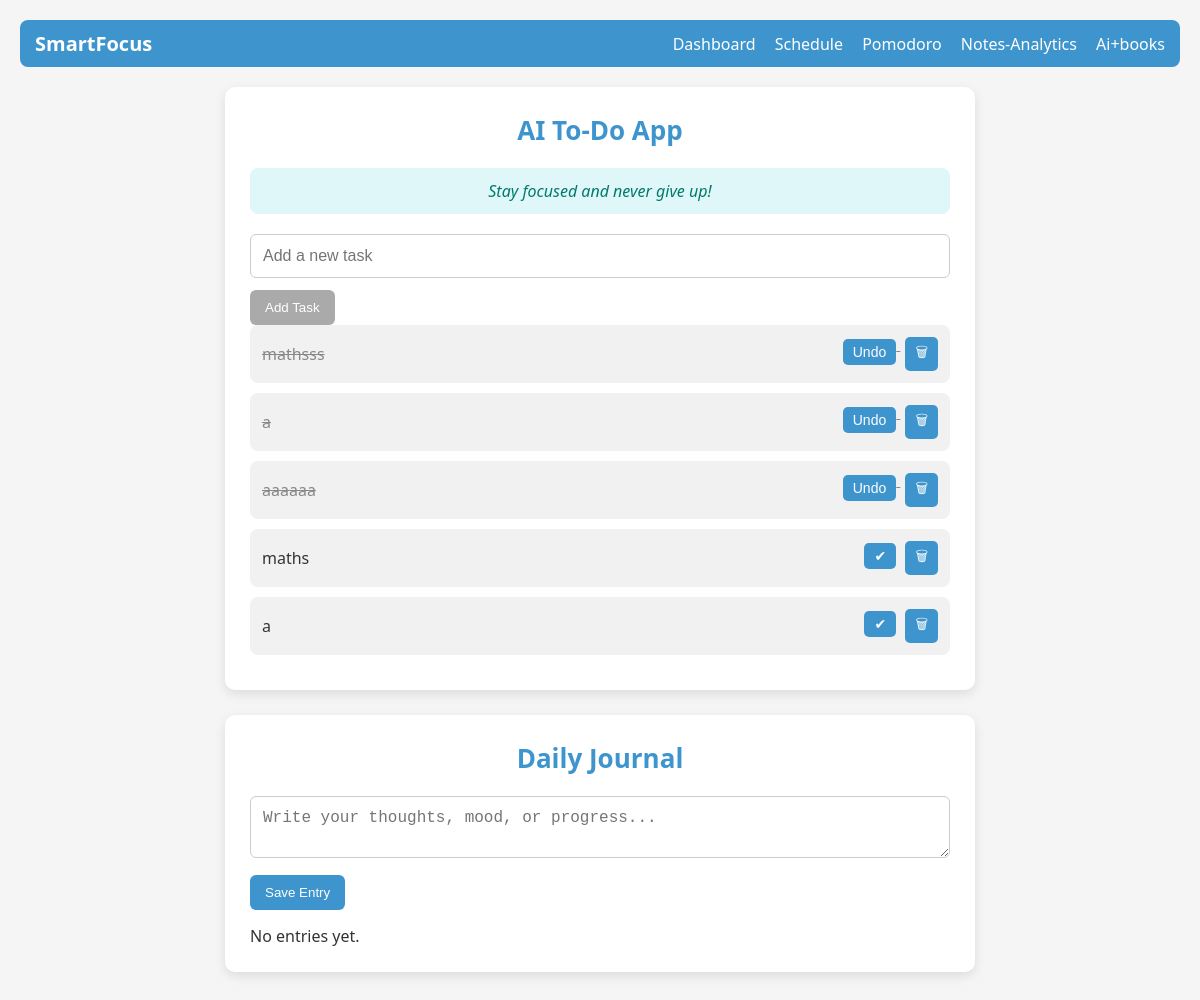
The page /todo/ (signed in) on the database its author committed.
### users/models.py (models this page shows, shortened)
class Task(models.Model):
    user = models.ForeignKey(User, on_delete=models.CASCADE)
    text = models.CharField(max_length=255)
    completed = models.BooleanField(default=False)
    created_at = models.DateTimeField(auto_now_add=True)

### users/views.py (the view)
# urls.py: path('todo/', views.todo, name='todo'),
@login_required(login_url="/registartion/")
def todo(request):
    tasks = Task.objects.filter(user=request.user).order_by("-created_at")
    return render(request, "todo.html", {"tasks": tasks})

### focusstudy/templates/todo.html (shortened to what this page needs)
{% load static %}
<!DOCTYPE html>
<html lang="en">
<head>
</head>
<body>
<div class="navbar">
  <div class="logo">SmartFocus</div>
  <div>
    <a href="/">Dashboard</a>
    <a href="/timetable">Schedule</a>
    <a href="/pomodoro">Pomodoro</a>
    <a href="/notes">Notes-Analytics</a>
    <a href="/motivationbook">Ai+books</a>
  </div>
</div>
<div class="container">
  <h1>AI To-Do App</h1>
  <div class="ai-suggestion" id="aiSuggestion">Stay focused and never give up!</div>
  <input type="text" id="taskInput" placeholder="Add a new task">
  <button id="addTaskBtn" disabled>Add Task</button>
  <ul id="taskList">
    {% for task in tasks %}
      <li data-id="{{ task.id }}" class="{% if task.completed %}done{% endif %}">
        <span>{{ task.text }}</span>
        <div>
          <button class="toggleBtn">{% if task.completed %}Undo{% else %}✔{% endif %}</button>
          <button class="deleteBtn">🗑</button>
        </div>
      </li>
    {% empty %}
      <li>No tasks yet.</li>
    {% endfor %}
  </ul>
</div>
<div class="container">
  <h1>Daily Journal</h1>
  <textarea id="journalInput" placeholder="Write your thoughts, mood, or progress..."></textarea>
  <button id="saveEntryBtn">Save Entry</button>
  <div class="entries" id="entries">
    {% for entry in journal_entries %}
      <div class="entry" data-id="{{ entry.id }}">
        <span>{{ entry.content }}</span>
        <button class="deleteEntryBtn">🗑</button>
      </div>
    {% empty %}
      <div>No entries yet.</div>
    {% endfor %}
  </div>
</div>
</body>
</html>

### focusstudy/templates/todo.html (style rules this page uses)
* { margin:0; padding:0; box-sizing:border-box; }
body { font-family:'Segoe UI', sans-serif; background:#f5f5f5; color:#333; display:flex; flex-direction:column; align-items:center; padding:20px; min-height:100vh; }
.navbar { display:flex; justify-content:space-between; align-items:center; padding:10px 15px; background-color:#3e95cd; border-radius:8px; color:#fff; margin-bottom:20px; width:100%; }
.navbar .logo { font-weight:bold; font-size:20px; }
.navbar a { color:#fff; text-decoration:none; margin-left:15px; font-weight:500; }
.container { width:100%; max-width:750px; background:#fff; padding:25px; margin-bottom:25px; border-radius:10px; box-shadow:0 4px 12px rgba(0,0,0,0.1); }
h1 { text-align:center; margin-bottom:20px; color:#3e95cd; font-size:26px; }
.ai-suggestion { background:#e0f7fa; padding:12px; border-radius:8px; margin-bottom:20px; text-align:center; font-style:italic; color:#00796b; min-height:28px; }
input[type=text], textarea { width:100%; padding:12px; margin-bottom:12px; border:1px solid #ccc; border-radius:6px; font-size:16px; }
button { padding:10px 15px; border:none; border-radius:6px; background:#3e95cd; color:#fff; cursor:pointer; transition:0.3s; }
button:disabled { background:#aaa; cursor:not-allowed; }
ul { list-style:none; padding:0; max-height:350px; overflow-y:auto; }
ul li { background:#f1f1f1; padding:12px; margin-bottom:10px; border-radius:8px; display:flex; justify-content:space-between; align-items:center; }
ul li.done { text-decoration:line-through; color:#888; }
ul li button { margin-left:5px; padding:5px 10px; font-size:14px; border:none; background:#3e95cd; color:white; border-radius:5px; cursor:pointer; }
.entries { margin-top:15px; }

### rows shown on the page
Task: text "mathsss", completed "Undo"
Task: text "a", completed "Undo"
Task: text "aaaaaa", completed "Undo"
Task: text "maths"
Task: text "a"
